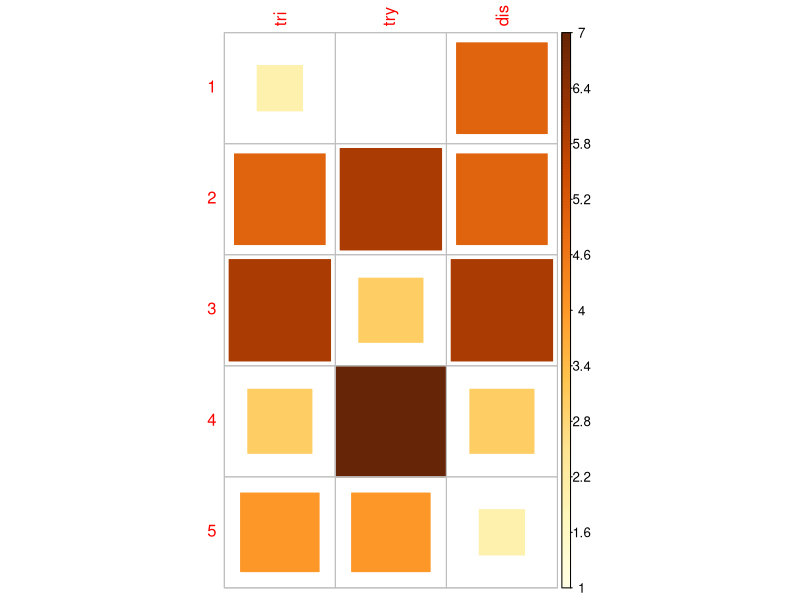

The R script that drew this image: (Note: this script raises an error after producing the figure.)

library(dplyr)
#cor_matrix <- cor(Boston) %>% round(digits = 2)


tri <- c(2, 5, 6, 3, 4)
try <- c(1, 6, 3, 7, 4)
dis <- c(5, 5, 6, 3, 2)

cor <- data.frame(tri, try, dis)

cor_matrix <- as.matrix(cor)
str(cor_matrix)
dim(cor_matrix)

library(corrplot)

corrplot(cor_matrix, is.corr = FALSE, method = "square")



corrplot(cor_matrix, method="circle", type = "upper", cl.pos = "b", tl.pos = "d", tl.cex = 0.6)
